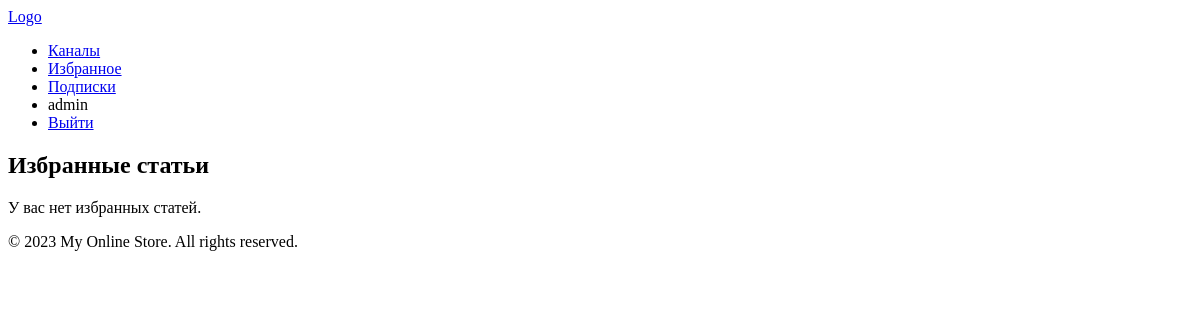
The page /favorites/ (signed in) on the database as committed earlier.
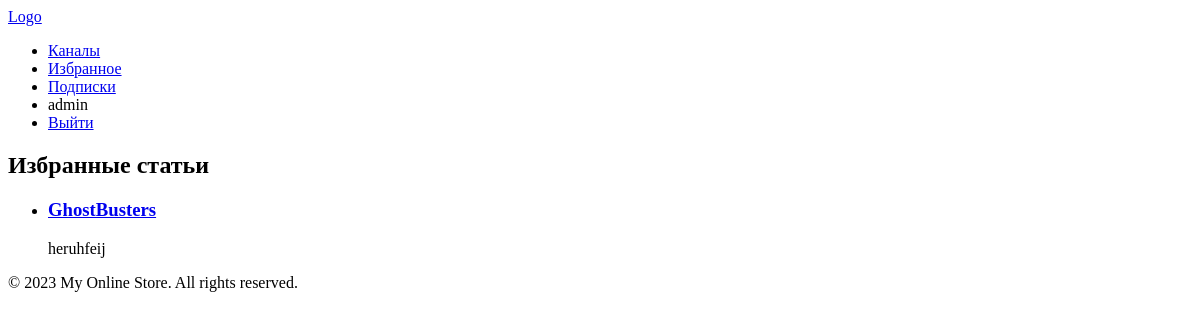
The same page on the database as committed later.
### favorites/models.py (models this page shows, shortened)
class Favorite(models.Model):
    user = models.ForeignKey(User, on_delete=models.CASCADE)
    article = models.ForeignKey(Article, on_delete=models.CASCADE)
    created_date = models.DateTimeField(auto_now_add=True)

### articles/models.py (models this page shows, shortened)
class Article(models.Model):
    channel = models.ForeignKey(Channel, on_delete=models.CASCADE)
    article_title = models.CharField(max_length=100)
    article_description = models.TextField()
    article_created_date = models.DateField(auto_now_add=True)
    creators = models.ManyToManyField(User, related_name='created_articles')

### favorites/views.py (the view)
# urls.py: path('', favorites_list, name='favorites_list'),
def favorites_list(request):
    favorites = Favorite.objects.filter(user=request.user)
    return render(request, 'favorites/favorites_list.html', {'favorites': favorites})

### favorites/templates/favorites/favorites_list.html
{% extends 'base.html' %}
{% load static %}
{% block content %}
  <h2>Избранные статьи</h2>
  {% if favorites %}
    <ul>
      {% for favorite in favorites %}
        <li>
          <a href="{% url 'article_detail' favorite.article.id %}">
            <h3>{{ favorite.article.article_title }}</h3>
          </a>
          <p>{{ favorite.article.article_description }}</p>
        </li>
      {% endfor %}
    </ul>
  {% else %}
    <p>У вас нет избранных статей.</p>
  {% endif %}
{% endblock %}

Rows that differ between the two databases and show on the page:
added Favorite: article.article_title "GhostBusters", article.article_description "heruhfeij"
Other text that changed with them:
text no longer shown: "У вас нет избранных статей."
